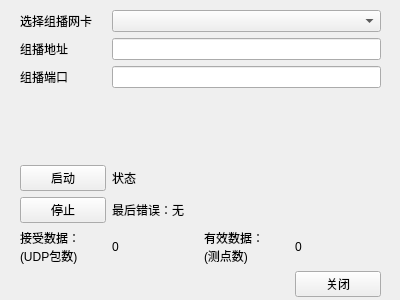
<?xml version="1.0" encoding="UTF-8"?>
<ui version="4.0">
 <class>MulticastProtocolDriverUI</class>
 <widget class="QWidget" name="MulticastProtocolDriverUI">
  <property name="geometry">
   <rect>
    <x>0</x>
    <y>0</y>
    <width>400</width>
    <height>300</height>
   </rect>
  </property>
  <property name="windowTitle">
   <string>Form</string>
  </property>
  <widget class="QWidget" name="gridLayoutWidget">
   <property name="geometry">
    <rect>
     <x>10</x>
     <y>0</y>
     <width>381</width>
     <height>307</height>
    </rect>
   </property>
   <layout class="QGridLayout" name="gridLayout">
    <property name="leftMargin">
     <number>10</number>
    </property>
    <property name="topMargin">
     <number>10</number>
    </property>
    <property name="rightMargin">
     <number>10</number>
    </property>
    <property name="bottomMargin">
     <number>10</number>
    </property>
    <item row="9" column="4">
     <widget class="QPushButton" name="pbClose">
      <property name="text">
       <string>关闭</string>
      </property>
     </widget>
    </item>
    <item row="4" column="2" colspan="3">
     <widget class="QLabel" name="lbState">
      <property name="text">
       <string>状态</string>
      </property>
     </widget>
    </item>
    <item row="6" column="2">
     <widget class="QLabel" name="lbReceiveDataN">
      <property name="text">
       <string>0</string>
      </property>
     </widget>
    </item>
    <item row="6" column="3">
     <widget class="QLabel" name="lbAcceptData">
      <property name="text">
       <string>有效数据：
(测点数)</string>
      </property>
     </widget>
    </item>
    <item row="6" column="0">
     <widget class="QLabel" name="lbReceiveData">
      <property name="text">
       <string>接受数据：
(UDP包数)</string>
      </property>
     </widget>
    </item>
    <item row="6" column="4">
     <widget class="QLabel" name="lbAcceptDataN">
      <property name="text">
       <string>0</string>
      </property>
     </widget>
    </item>
    <item row="3" column="2">
     <spacer name="verticalSpacer">
      <property name="orientation">
       <enum>Qt::Vertical</enum>
      </property>
      <property name="sizeHint" stdset="0">
       <size>
        <width>20</width>
        <height>40</height>
       </size>
      </property>
     </spacer>
    </item>
    <item row="4" column="0">
     <widget class="QPushButton" name="pbStart">
      <property name="text">
       <string>启动</string>
      </property>
     </widget>
    </item>
    <item row="5" column="0">
     <widget class="QPushButton" name="pbStop">
      <property name="text">
       <string>停止</string>
      </property>
     </widget>
    </item>
    <item row="1" column="2" colspan="3">
     <widget class="QLineEdit" name="leMulticastAddress"/>
    </item>
    <item row="5" column="2" colspan="3">
     <widget class="QLabel" name="lbLastError">
      <property name="text">
       <string>最后错误：无</string>
      </property>
     </widget>
    </item>
    <item row="0" column="2" colspan="3">
     <widget class="QComboBox" name="cbInterface"/>
    </item>
    <item row="1" column="0">
     <widget class="QLabel" name="lbMulticastAddress">
      <property name="text">
       <string>组播地址</string>
      </property>
     </widget>
    </item>
    <item row="2" column="2" colspan="3">
     <widget class="QLineEdit" name="lePort"/>
    </item>
    <item row="2" column="0">
     <widget class="QLabel" name="lbPort">
      <property name="text">
       <string>组播端口</string>
      </property>
     </widget>
    </item>
    <item row="0" column="0">
     <widget class="QLabel" name="lbInterface">
      <property name="text">
       <string>选择组播网卡</string>
      </property>
     </widget>
    </item>
   </layout>
  </widget>
 </widget>
 <resources/>
 <connections/>
</ui>
